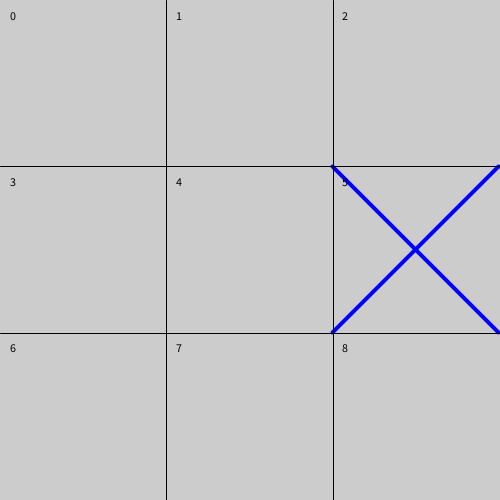
Frame 1 (no input)
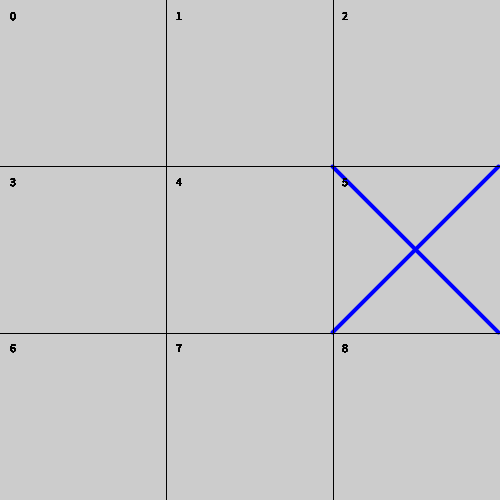
Frame 60 (the mouse pressed at the canvas centre just before this capture)
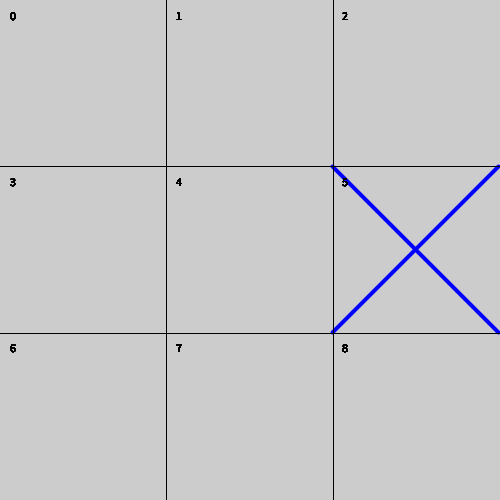
Frame 120 (the mouse held since frame 60 and released just before this capture)

The Processing sketch that drew these frames (run headless with seeded random() and noise(); from frame 60 on, the mouse is pressed at the canvas centre):

// Processing sketch: tic_tac_toe
// ── tic_tac_toe.pde
int row;
int col;
int valueComputerChosen;
int rand;
int turnCount;

IntList slotsOpen;

//when moving initialzation into set up nothing was able to access the following. What do i do? set up is the constructer(i think?) so should have initialization there?
char[] rowOne={'_','_','_'};
char[] rowTwo={'_','_','_'};
char[] rowThree={'_','_','_'};
char[][]boardState={rowOne,rowTwo,rowThree};

boolean isPlayersTurn;
boolean gameOver;
boolean XHasWon;
boolean OHasWon;

void setup() {
  isPlayersTurn=false;
  slotsOpen=new IntList();
  gameOver=false;
  XHasWon=false;
  OHasWon=false;
  size(500, 500);
  for (int valueToGive=0;valueToGive<=8;valueToGive++){
    slotsOpen.set(valueToGive,valueToGive);
  }
}

void draw() {
  if (gameOver==false){
    if(isPlayersTurn==false){
      ChoosingComputerMove();
      ComputerMakeMove();
    }
    grid();
     if(XHasWon==false)
      checkForOVictory();
     if(OHasWon==false)
      checkForXVictory();
   
    if(turnCount>=9&&XHasWon==false&&OHasWon==false){
      gameOver=true;
      println("Game Over, No winners");
      
    }
  }
}

void keyReleased(){
  if(gameOver==false){
    if (isPlayersTurn){
      if (slotsOpen.hasValue(Character.getNumericValue(key))){
        if (key=='0'){
          shapes(0,0);
        }
        else if (key=='1'){
          shapes(1,0);
        }
        else if (key=='2'){
          shapes(2,0);
        }
        else if (key=='3'){
          shapes(0,1);
        }
        else if (key=='4'){
          shapes(1,1);
        }
        else if (key=='5'){
          shapes(2,1);
        }
        else if (key=='6'){
          shapes(0,2);
        }
        else if (key=='7'){
          shapes(1,2);
        }
        else if (key=='8'){
          shapes(2,2);
        }
        ++turnCount;
        //sets the value of the slot played to 10, so it cannot be used
        slotsOpen.set(Character.getNumericValue(key),10);
        println("The Game is Still Ongoing");
        ChangeCurrentPlayer();
      }
      else{
        ErrorWasMade();
      }
    }
  }
  else{
    println("The Game Is Over");
  }
}

void ChoosingComputerMove(){
  rand=int(random(0,9));
  if (slotsOpen.get(rand)!=10){
    //10 is used to say that the slot has something in it, so it cant be changed
    valueComputerChosen=slotsOpen.get(rand);
  }
  else{
    ChoosingComputerMove();
  }
}

void ComputerMakeMove(){
    if (valueComputerChosen==0){
      shapes(0,0);
    }
    else if (valueComputerChosen==1){
      shapes(1,0);
    }
    else if (valueComputerChosen==2){
      shapes(2,0);
    }
    else if (valueComputerChosen==3){
      shapes(0,1);
    }
    else if (valueComputerChosen==4){
      shapes(1,1);
    }
    else if (valueComputerChosen==5){
      shapes(2,1);
    }
    else if (valueComputerChosen==6){
      shapes(0,2);
    }
    else if (valueComputerChosen==7){
      shapes(1,2);
    }
    else if (valueComputerChosen==8){
      shapes(2,2);
    }
    turnCount++;
    slotsOpen.set(rand,10);
   ChangeCurrentPlayer();
}


void checkForXVictory(){
  for(int setBeingChecked=0;setBeingChecked<3;setBeingChecked++){
    //checks for horizantal win
    if(boardState[0][setBeingChecked]==boardState[1][setBeingChecked]&& boardState[0][setBeingChecked]==boardState[2][setBeingChecked] && boardState[0][setBeingChecked]=='X'){
      println("Game Over, X Has Won");
      gameOver=true;
      XHasWon=true;
    }
//checks for vertical win
    if(boardState[setBeingChecked][0]==boardState[setBeingChecked][1]&& boardState[setBeingChecked][0]==boardState[setBeingChecked][2] && boardState[setBeingChecked][0]=='X'){
      println("Game Over, X Has Won");
      gameOver=true;
      XHasWon=true;
    }
  }
//checks for diagonal win
    if(boardState[0][0]==boardState[1][1]&& boardState[0][0]==boardState[2][2] && boardState[0][0]=='X'||
    boardState[0][2]==boardState[1][1]&& boardState[0][2]==boardState[2][0] && boardState[1][1]=='X'){
      println("Game Over, X Has Won");
      gameOver=true;
      XHasWon=true;
    }

}

void checkForOVictory(){
  for(int setBeingChecked=0;setBeingChecked<3;setBeingChecked++){
    //checks for horizantal win
    if(boardState[0][setBeingChecked]==boardState[1][setBeingChecked]&& boardState[0][setBeingChecked]==boardState[2][setBeingChecked] && boardState[0][setBeingChecked]=='O'){
      println("Game Over, O Has Won");
      gameOver=true;
      OHasWon=true;
    }
    //checks for vertical win
    if(boardState[setBeingChecked][0]==boardState[setBeingChecked][1]&& boardState[setBeingChecked][0]==boardState[setBeingChecked][2] && boardState[setBeingChecked][0]=='O'){
      println("Game Over, O Has Won");
      gameOver=true;
      OHasWon=true;
    }
  }
  //checks for diagonal win
  if(boardState[0][0]==boardState[1][1]&& boardState[0][0]==boardState[2][2] && boardState[0][0]=='O'||
   boardState[0][2]==boardState[1][1]&& boardState[0][2]==boardState[2][0] && boardState[1][1]=='O'){
    println("Game Over, O Has Won");
    gameOver=true;
    OHasWon=true;
  }
}

void ErrorWasMade(){
  println("Invalid input, try again");
}

void ChangeCurrentPlayer(){
  if (isPlayersTurn){
    isPlayersTurn=false;
  }
  else{
    isPlayersTurn=true;
  }
}

// ── board.pde
void grid(){
  strokeWeight(1);
  stroke(0,0,0);
  fill(0,0,0);
  
  //has corresponding control in each location
  text("0",10,20);
  text("1",176,20);
  text("2",176+166,20);
  
  text("3",10,20+166);
  text("4",176,20+166);
  text("5",176+166,20+166);
  
  text("6",10,20+166*2);
  text("7",176,20+166*2);
  text("8",176+166,20+166*2);
  
  line(width/3,0,width/3,height);
  line(width*2/3,0,width*2/3,height);
  line(0,height/3,width,height/3);
  line(0,height*2/3,width,height*2/3);
}

// ── constants.pde
final int WIDTH=500;
final  int HEIGHT=WIDTH;
final int CIRCRADIUS=(500/3);

// ── shapes.pde
void shapes(int row, int col){
  //row and col refer to the game board
  if (isPlayersTurn){
    //O is placed
    noFill();
    strokeWeight(4);
    stroke(255,0,0);
    circle(166/2+166*row,166/2+166*col,CIRCRADIUS);
    //changes the value of a 
    boardState[col][row]='O';
  }
  else{
    //X is placed
    strokeWeight(4);
    stroke(0,0,255);
    line(166*row,166*col,166*(row+1),166*(col+1));
    line(166*(row+1),166*col,166*row,166*(col+1));
    boardState[col][row]='X';
  }
}
